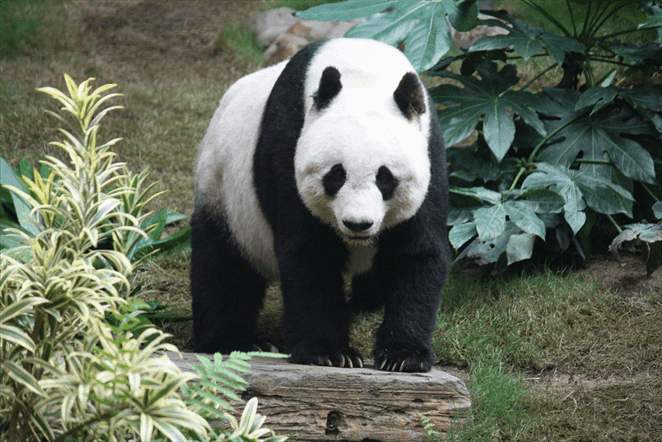
#> input picture Lab 2/sample.png, 662 x 442 px
$ python sample3.py
#> lines starting #> are read from the running program, lines starting #| are printed output that depends on the picture; after the words box and inside, x2 and y2 are one past the last pixel; in counts of white or black regions, pixels touching at a corner belong together
import cv2
import numpy as np


def pixelVal(pix, r1, s1, r2, s2):
    if (0 <= pix) and (pix <= r1):
        return (s1 / r1) * pix
    elif (r1 < pix) and (pix <= r2):
        return ((s2 - s1) / (r2 - r1)) * (pix - r1) + s1
    else:
        return ((255 - s2) / (255 - r2)) * (pix - r2) + s2


img = cv2.imread('sample.png', 0)
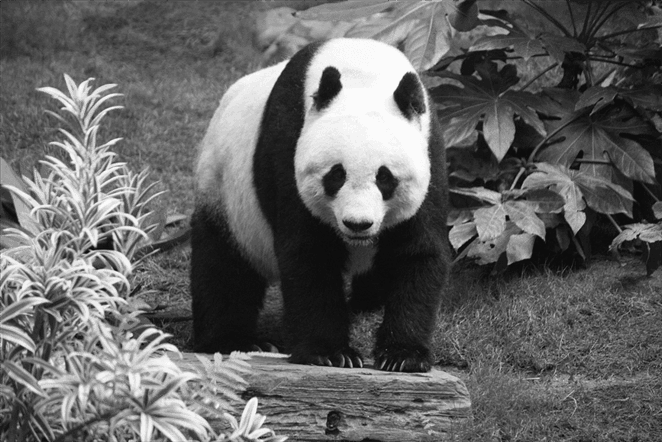
#> img: shape (442, 662); min 12, max 251, mean 99.8

cv2.imshow('input image', img)
cv2.waitKey(0)

r1 = 70
s1 = 0
r2 = 140
s2 = 255

pixelVal_vec = np.vectorize(pixelVal)

contrast_stretched = pixelVal_vec(img, r1, s1, r2, s2)
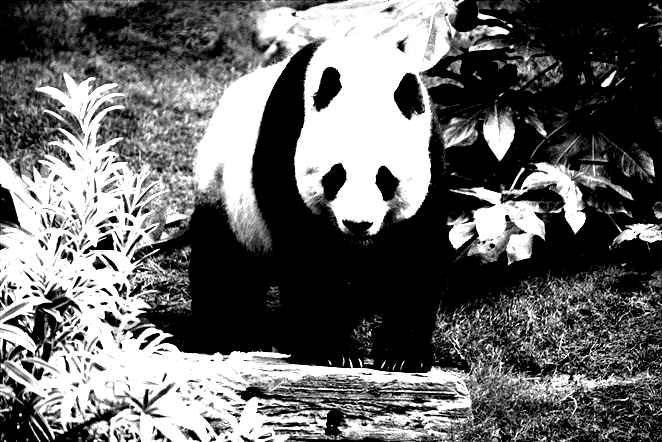
#> contrast_stretched: shape (442, 662) float64; min 0, max 255, mean 105.6

cv2.imshow('contrast stretched', contrast_stretched)
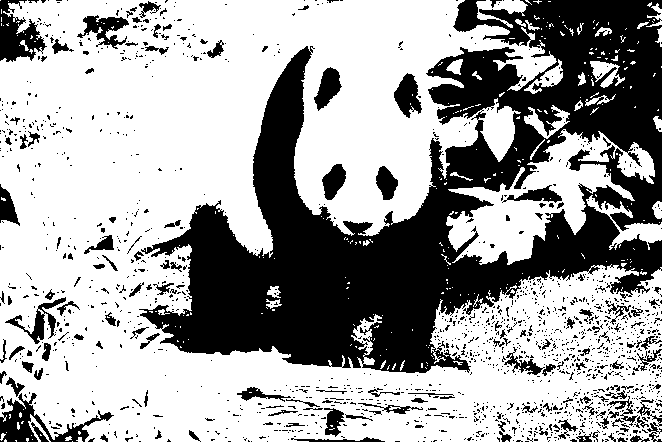
#> window 'contrast stretched': shape (442, 662); 64.1% white; 1530 black regions (1387 under 20 px), largest, box (x1, y1, x2, y2) and area: (139, 0, 662, 373) 83764, (0, 393, 114, 442) 1732, (0, 0, 47, 62) 1564
cv2.waitKey(0)

cv2.destroyAllWindows()

$ run again, with Lab 2/ref_image.webp saved as Lab 2/sample.png
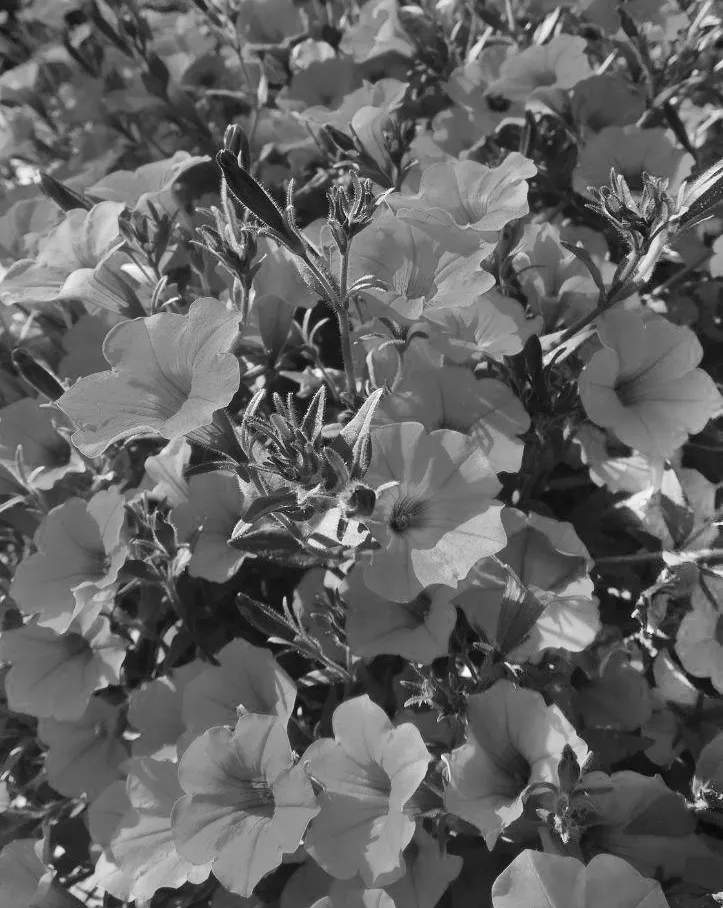
#> input picture Lab 2/ref_image.webp, 723 x 908 px
#> `contrast_stretched = pixelVal_vec(img, r1, s1, r2, s2)`:
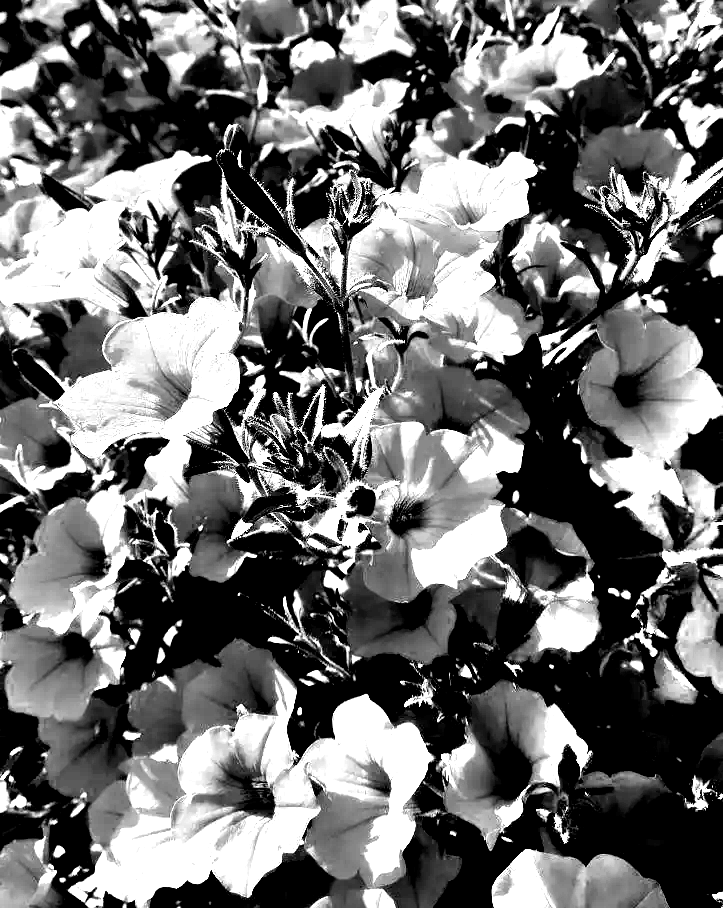
#> contrast_stretched: shape (908, 723) float64; min 0, max 255, mean 111
#> `cv2.imshow('contrast stretched', contrast_stretched)`:
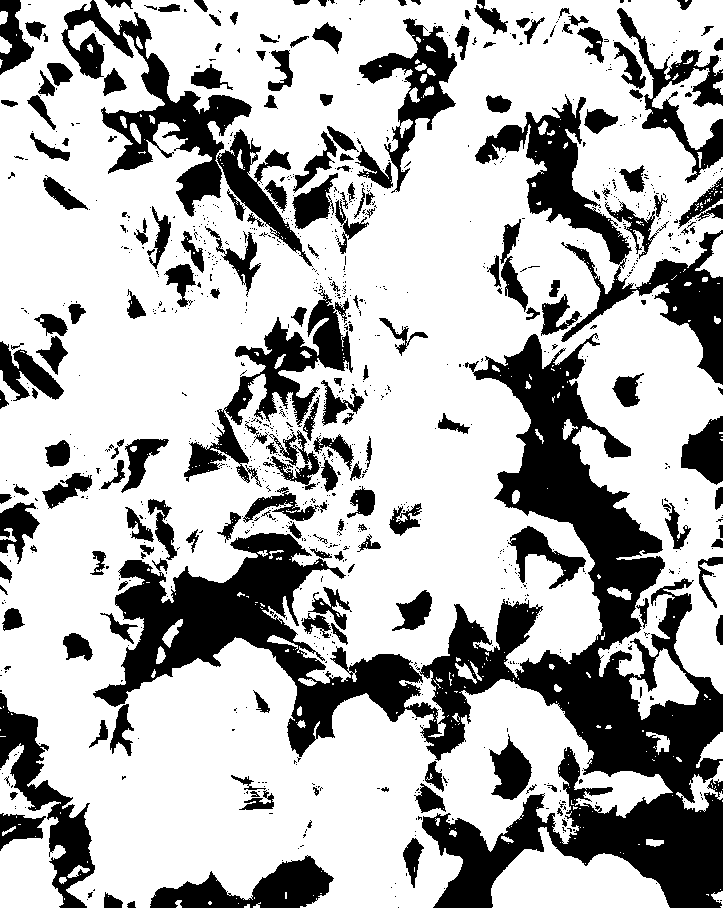
#> window 'contrast stretched': shape (908, 723); 70.1% white; 1051 black regions (851 under 20 px), largest, box (x1, y1, x2, y2) and area: (93, 333, 723, 908) 86864, (475, 94, 723, 385) 13687, (61, 0, 252, 217) 10152
